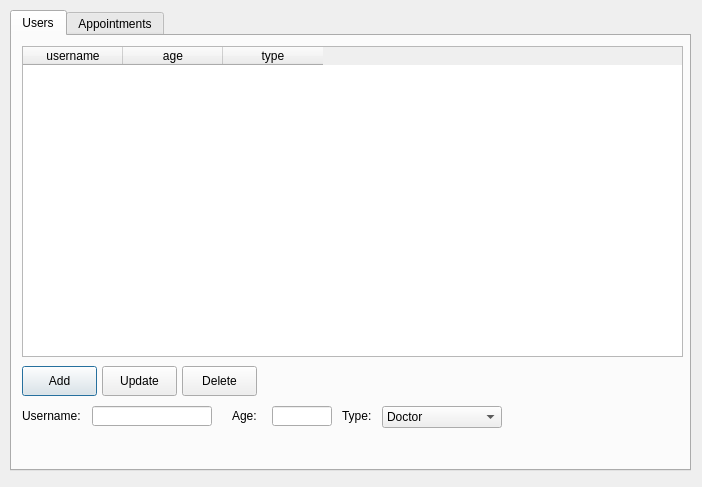
<?xml version="1.0" encoding="UTF-8"?>
<ui version="4.0">
 <class>AdminWindow</class>
 <widget class="QDialog" name="AdminWindow">
  <property name="geometry">
   <rect>
    <x>0</x>
    <y>0</y>
    <width>702</width>
    <height>487</height>
   </rect>
  </property>
  <property name="windowTitle">
   <string>Admin Window</string>
  </property>
  <widget class="QTabWidget" name="tabWidget">
   <property name="geometry">
    <rect>
     <x>10</x>
     <y>10</y>
     <width>681</width>
     <height>461</height>
    </rect>
   </property>
   <property name="currentIndex">
    <number>0</number>
   </property>
   <widget class="QWidget" name="tab_2">
    <attribute name="title">
     <string>Users</string>
    </attribute>
    <widget class="QTableWidget" name="tableWidget">
     <property name="geometry">
      <rect>
       <x>10</x>
       <y>10</y>
       <width>661</width>
       <height>311</height>
      </rect>
     </property>
     <column>
      <property name="text">
       <string>username</string>
      </property>
     </column>
     <column>
      <property name="text">
       <string>age</string>
      </property>
     </column>
     <column>
      <property name="text">
       <string>type</string>
      </property>
     </column>
    </widget>
    <widget class="QPushButton" name="pushButtonAdd">
     <property name="geometry">
      <rect>
       <x>10</x>
       <y>330</y>
       <width>75</width>
       <height>30</height>
      </rect>
     </property>
     <property name="text">
      <string>Add</string>
     </property>
    </widget>
    <widget class="QPushButton" name="pushButtonUpdate">
     <property name="geometry">
      <rect>
       <x>90</x>
       <y>330</y>
       <width>75</width>
       <height>30</height>
      </rect>
     </property>
     <property name="text">
      <string>Update</string>
     </property>
    </widget>
    <widget class="QPushButton" name="pushButtonDelete">
     <property name="geometry">
      <rect>
       <x>170</x>
       <y>330</y>
       <width>75</width>
       <height>30</height>
      </rect>
     </property>
     <property name="text">
      <string>Delete</string>
     </property>
    </widget>
    <widget class="QLabel" name="labelUsername">
     <property name="geometry">
      <rect>
       <x>10</x>
       <y>370</y>
       <width>60</width>
       <height>20</height>
      </rect>
     </property>
     <property name="text">
      <string>Username:</string>
     </property>
    </widget>
    <widget class="QLineEdit" name="lineEditUsername">
     <property name="geometry">
      <rect>
       <x>80</x>
       <y>370</y>
       <width>120</width>
       <height>20</height>
      </rect>
     </property>
    </widget>
    <widget class="QLabel" name="labelAge">
     <property name="geometry">
      <rect>
       <x>220</x>
       <y>370</y>
       <width>30</width>
       <height>20</height>
      </rect>
     </property>
     <property name="text">
      <string>Age:</string>
     </property>
    </widget>
    <widget class="QLineEdit" name="lineEditAge">
     <property name="geometry">
      <rect>
       <x>260</x>
       <y>370</y>
       <width>60</width>
       <height>20</height>
      </rect>
     </property>
    </widget>
    <widget class="QLabel" name="labelType">
     <property name="geometry">
      <rect>
       <x>330</x>
       <y>370</y>
       <width>30</width>
       <height>20</height>
      </rect>
     </property>
     <property name="text">
      <string>Type:</string>
     </property>
    </widget>
    <widget class="QComboBox" name="comboBoxType">
     <property name="geometry">
      <rect>
       <x>370</x>
       <y>370</y>
       <width>120</width>
       <height>22</height>
      </rect>
     </property>
     <item>
      <property name="text">
       <string>Doctor</string>
      </property>
     </item>
     <item>
      <property name="text">
       <string>Patient</string>
      </property>
     </item>
    </widget>
   </widget>
   <widget class="QWidget" name="tab">
    <attribute name="title">
     <string>Appointments</string>
    </attribute>
   </widget>
  </widget>
 </widget>
 <resources/>
 <connections/>
</ui>
